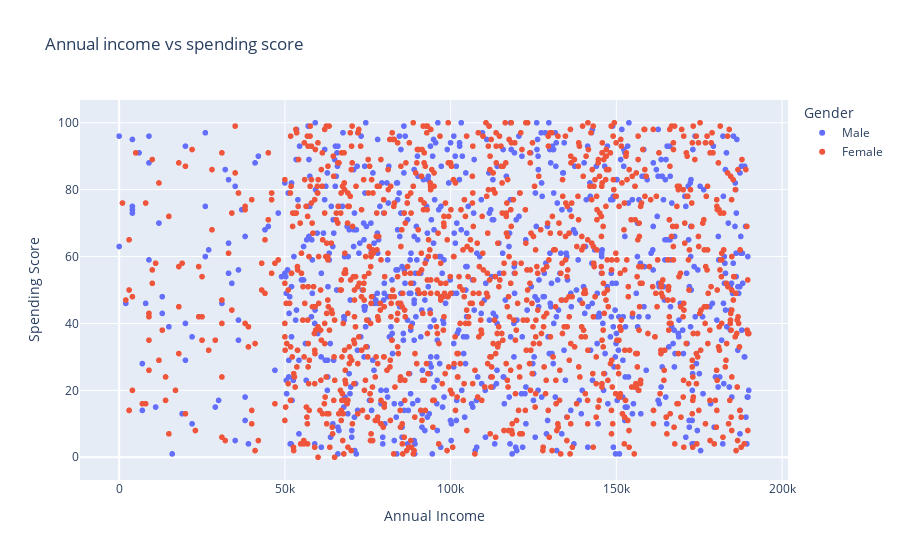

The notebook cell this image was saved under:
### Code cell
px.scatter(df,x='Annual Income',y = 'Spending Score',color='Gender',title="Annual income vs spending score")

### Figure 1 — Plotly figure (JSON) as saved in the notebook; plotly's stock layout.template omitted (floating-point values rounded to 4 significant figures; data arrays with more than 128 entries replaced by an {"elided": "..."} marker saying what was removed)
{"data": [{"hovertemplate": "Gender=Male<br>Annual Income=%{x}<br>Spending Score=%{y}<extra></extra>", "legendgroup": "Male", "marker": {"color": "#636efa", "symbol": "circle"}, "mode": "markers", "name": "Male", "showlegend": true, "type": "scattergl", "x": {"elided": "814 int values"}, "xaxis": "x", "y": {"elided": "814 int values"}, "yaxis": "y"}, {"hovertemplate": "Gender=Female<br>Annual Income=%{x}<br>Spending Score=%{y}<extra></extra>", "legendgroup": "Female", "marker": {"color": "#EF553B", "symbol": "circle"}, "mode": "markers", "name": "Female", "showlegend": true, "type": "scattergl", "x": {"elided": "1186 int values"}, "xaxis": "x", "y": {"elided": "1186 int values"}, "yaxis": "y"}], "layout": {"legend": {"title": {"text": "Gender"}, "tracegroupgap": 0}, "title": {"text": "Annual income vs spending score"}, "xaxis": {"anchor": "y", "domain": [0, 1], "title": {"text": "Annual Income"}}, "yaxis": {"anchor": "x", "domain": [0, 1], "title": {"text": "Spending Score"}}}}
